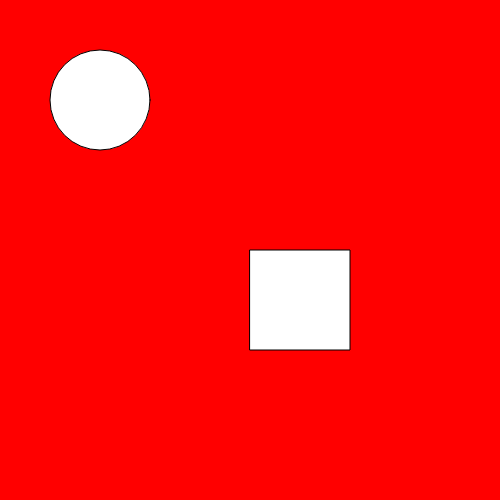
Frame 1 (no input)
Frame 60 (no input): identical to frame 1, image omitted
Frame 120 (the mouse pressed at the canvas centre since frame 60): identical to frame 1, image omitted

The p5.js sketch that drew this single still picture (run headless with seeded random() and noise() and a simulated clock; from frame 60 on, the mouse is pressed at the canvas centre):

// p5.js sketch
// ── sketch.js
// Michael Montella
// Kyle Frye

function setup() {
  createCanvas(500, 500);

}

function draw() {
  var size = 100
  background(255, 0, 0);
  
  if (mouseX > width/2 && mouseX < width/2 + size && mouseY > height/2 && mouseY < height/2 + size) {
    fill(0);
    rect(width/2, height/2, size, size);
  } else {
    fill(255);
    
  }
  rect(width/2, height/2, size, size);
 
  
  if (dist(mouseX, mouseY, 100, 100) < size/2) {
    fill(0, 255, 0);
    ellipse(100, 100, size, size);
  } else {
    fill(255);
  }
  
  ellipse(100, 100, size, size);
}
